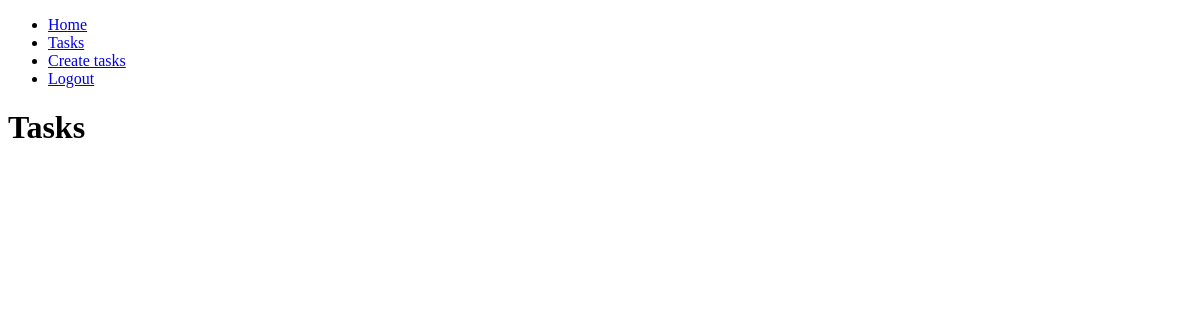
/tasks/ (signed in), run on an earlier commit of the app's database.
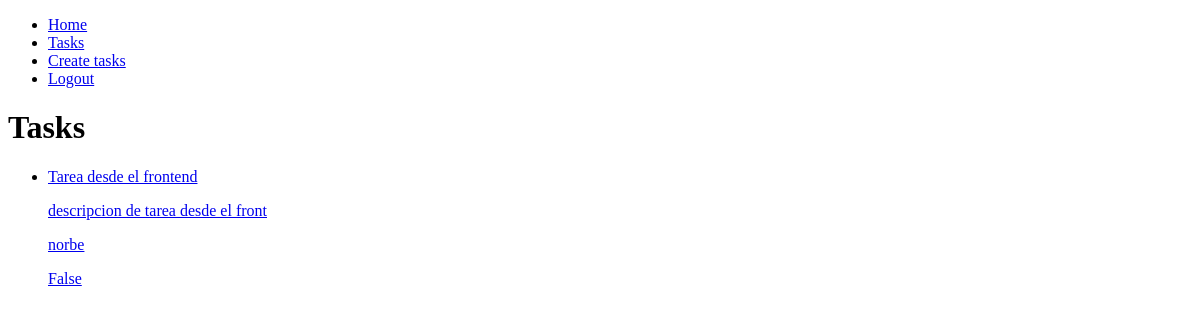
And on a later commit of the database.
### tasks/models.py (models this page shows, shortened)
class Task(models.Model):
    title = models.CharField(max_length=100)
    description = models.TextField(blank=True)
    created = models.DateTimeField(auto_now_add=True)
    datecompleted = models.DateTimeField(null=True, blank=True)
    important = models.BooleanField(default=False)
    user = models.ForeignKey(User, on_delete=models.CASCADE)

### tasks/views.py (the view)
# urls.py: path('tasks/', views.tasks, name='tasks'),
def tasks(request):
    tasks = Task.objects.filter(
            user=request.user,
            datecompleted__isnull=True
        )
    return render(request, 'tasks.html', {
        'tasks': tasks
    })

### tasks/templates/tasks.html
{% extends 'base.html' %}
{% block content %}
<h1>Tasks</h1>
<ul>
    {% for task in tasks %}
        <li>
            <a href="{% url 'task_detail' task.id %}">
                {% if task.important %}
                <strong>{{ task.title }}</strong>
                {% else %}
                    {{ task.title }}
                {% endif %}
                <p>{{ task.description }}</p>
                <p>{{ task.user.username }}</p>
                <p>{{ task.important }}</p>
            </a>
        </li>
    {% endfor %}
</ul>
{% endblock %}

What changed in the data, as far as the page shows it:
added Task: title "Tarea desde el frontend", description "descripcion de tarea desde el front", user.username "norbe", important "False"
